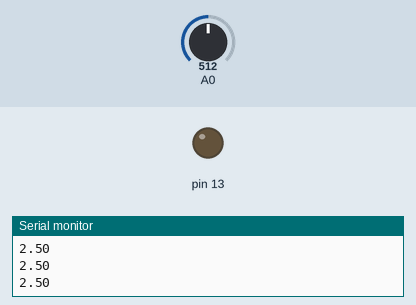
Bench run of a sketch on a simulated Arduino Uno, built with avr-gcc and run on an emulated ATmega328P. Shown: output pins drawn as LEDs (lit = HIGH), the last lines printed to the serial monitor. Inputs (shaded band) come from the test bench; at power-on: A0 = 512.

Above: at 1.2 s.
1.3 s: A0 set to 913
2.8 s: A0 set to 934
At 3.31 s:
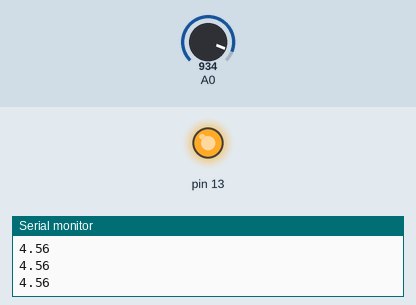
5.8 s: A0 set to 900
At 6.5 s:
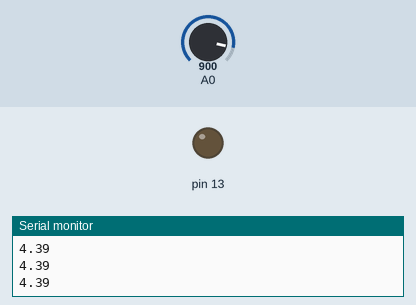
7.3 s: A0 set to 1023
At 7.81 s:
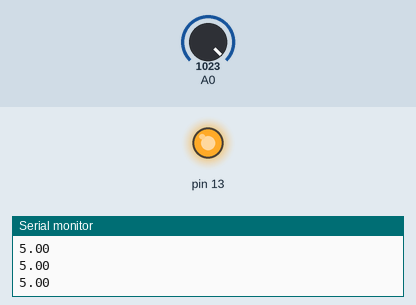
Timing chart, 0 to 10.3 s (numbered marks = the images above; inputs shaded):
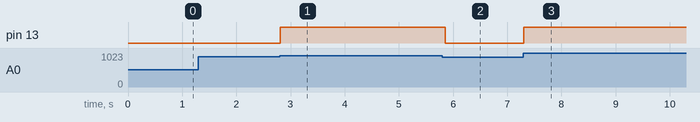

Measured:
- the behaviour switches between 921 and 922 on A0 (found by bisection; images 0 and 1)
- after the input at 2.8 s, pin 13: LOW → HIGH at once
- after the input at 5.8 s, pin 13: HIGH → LOW after 0.05 s
- after the input at 7.3 s, pin 13: LOW → HIGH at once

The sketch:

cz_dzw.ino
```cpp
int odczyt = 0;//Odczytana wartość z ADC
float napiecie = 0;//Wartość przeliczona na napięcie w V

void setup() {
  Serial.begin(9600);//Uruchomienie komunikacji przez USART
  pinMode(13, OUTPUT);
}

void loop() {
  odczyt = analogRead(A0);//Odczytujemy wartość napięcia
  napiecie = odczyt * (5.0 / 1024.0); //Przeliczenie wartości na napięcie
  Serial.println(napiecie);//Wysyłamy zmierzone napięcie
  if (napiecie > 4.5) {
    digitalWrite(13, HIGH);
    delay(100);
    digitalWrite(13, LOW);
  }
  delay(1);//Czekamy, aby wygodniej odczytywać wyniki
}
```
